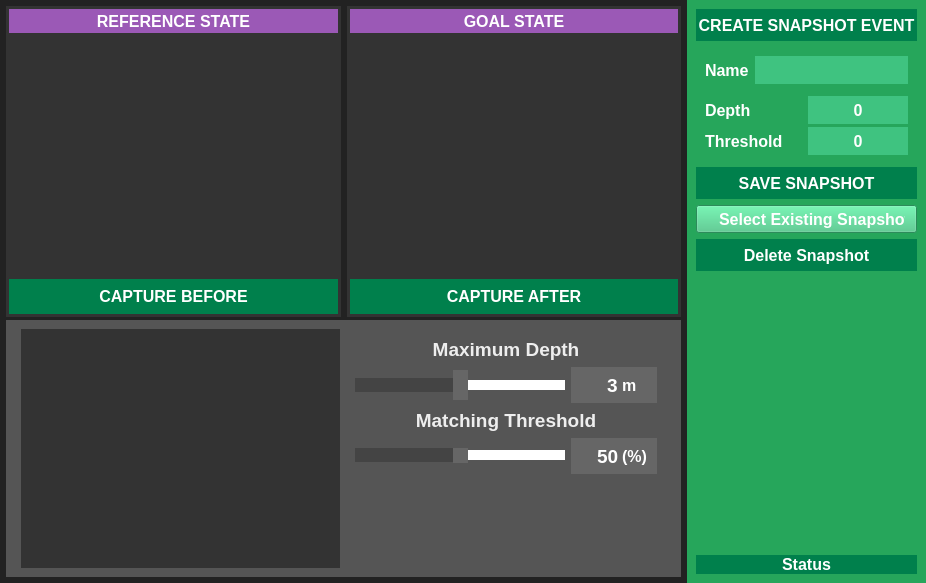
<?xml version="1.0" encoding="UTF-8"?>
<ui version="4.0">
 <class>snapshot_window</class>
 <widget class="QWidget" name="snapshot_window">
  <property name="geometry">
   <rect>
    <x>0</x>
    <y>0</y>
    <width>926</width>
    <height>583</height>
   </rect>
  </property>
  <property name="windowTitle">
   <string>Form</string>
  </property>
  <property name="styleSheet">
   <string notr="true">background-colo</string>
  </property>
  <layout class="QVBoxLayout" name="verticalLayout_2">
   <property name="spacing">
    <number>0</number>
   </property>
   <property name="margin">
    <number>0</number>
   </property>
   <item>
    <widget class="QWidget" name="internal_widget" native="true">
     <layout class="QHBoxLayout" name="horizontalLayout">
      <property name="spacing">
       <number>0</number>
      </property>
      <property name="margin">
       <number>0</number>
      </property>
      <item>
       <widget class="QFrame" name="visualization_frame">
        <property name="styleSheet">
         <string notr="true">background-color:#222</string>
        </property>
        <property name="frameShape">
         <enum>QFrame::NoFrame</enum>
        </property>
        <property name="frameShadow">
         <enum>QFrame::Raised</enum>
        </property>
        <layout class="QVBoxLayout" name="verticalLayout">
         <property name="spacing">
          <number>3</number>
         </property>
         <property name="margin">
          <number>6</number>
         </property>
         <item>
          <widget class="QWidget" name="before_after_widget" native="true">
           <layout class="QHBoxLayout" name="horizontalLayout_2">
            <property name="margin">
             <number>0</number>
            </property>
            <item>
             <widget class="QFrame" name="frame">
              <property name="styleSheet">
               <string notr="true">color:#ffffff;background-color:#333333</string>
              </property>
              <property name="frameShape">
               <enum>QFrame::NoFrame</enum>
              </property>
              <property name="frameShadow">
               <enum>QFrame::Plain</enum>
              </property>
              <property name="lineWidth">
               <number>0</number>
              </property>
              <layout class="QVBoxLayout" name="verticalLayout_6">
               <property name="spacing">
                <number>3</number>
               </property>
               <property name="margin">
                <number>3</number>
               </property>
               <item>
                <widget class="QLabel" name="label">
                 <property name="minimumSize">
                  <size>
                   <width>0</width>
                   <height>24</height>
                  </size>
                 </property>
                 <property name="font">
                  <font>
                   <pointsize>12</pointsize>
                   <weight>75</weight>
                   <bold>true</bold>
                  </font>
                 </property>
                 <property name="styleSheet">
                  <string notr="true">color:#ffffff; background-color:#9B59B6</string>
                 </property>
                 <property name="text">
                  <string>REFERENCE STATE</string>
                 </property>
                 <property name="alignment">
                  <set>Qt::AlignCenter</set>
                 </property>
                </widget>
               </item>
               <item>
                <widget class="QWidget" name="before_vis" native="true">
                 <property name="minimumSize">
                  <size>
                   <width>320</width>
                   <height>240</height>
                  </size>
                 </property>
                 <layout class="QVBoxLayout" name="verticalLayout_8">
                  <item>
                   <widget class="QLabel" name="before_image_label">
                    <property name="text">
                     <string/>
                    </property>
                    <property name="scaledContents">
                     <bool>true</bool>
                    </property>
                   </widget>
                  </item>
                 </layout>
                </widget>
               </item>
               <item>
                <widget class="QPushButton" name="capture_before_btn">
                 <property name="minimumSize">
                  <size>
                   <width>0</width>
                   <height>35</height>
                  </size>
                 </property>
                 <property name="maximumSize">
                  <size>
                   <width>16777215</width>
                   <height>36</height>
                  </size>
                 </property>
                 <property name="font">
                  <font>
                   <pointsize>12</pointsize>
                   <weight>75</weight>
                   <bold>true</bold>
                  </font>
                 </property>
                 <property name="focusPolicy">
                  <enum>Qt::NoFocus</enum>
                 </property>
                 <property name="autoFillBackground">
                  <bool>false</bool>
                 </property>
                 <property name="styleSheet">
                  <string notr="true">QPushButton#capture_before_btn { background-color:#00804C;color:#ffffff;border:none } QPushButton#capture_before_btn:hover:!pressed{ background-color:#223F35;color:#ffffff;border:none } QPushButton#capture_before_btn:hover { background-color:#223F35;color:#ffffff;border:none}
QPushButton#capture_before_btn:checked { background-color:#999999;color:#ffffff;border:none}
QPushButton#capture_before_btn:checked:hover { background-color:#bbbbbb;color:#ffffff;border:none}
QPushButton#capture_before_btn:!enabled{ background-color:#444444;color:#ffffff;border:none }</string>
                 </property>
                 <property name="text">
                  <string>CAPTURE BEFORE</string>
                 </property>
                 <property name="flat">
                  <bool>true</bool>
                 </property>
                </widget>
               </item>
              </layout>
             </widget>
            </item>
            <item>
             <widget class="QFrame" name="frame_2">
              <property name="styleSheet">
               <string notr="true">color:#ffffff;background-color:#333333</string>
              </property>
              <property name="frameShape">
               <enum>QFrame::NoFrame</enum>
              </property>
              <property name="frameShadow">
               <enum>QFrame::Plain</enum>
              </property>
              <property name="lineWidth">
               <number>0</number>
              </property>
              <layout class="QVBoxLayout" name="verticalLayout_7">
               <property name="spacing">
                <number>3</number>
               </property>
               <property name="margin">
                <number>3</number>
               </property>
               <item>
                <widget class="QLabel" name="label_2">
                 <property name="minimumSize">
                  <size>
                   <width>0</width>
                   <height>24</height>
                  </size>
                 </property>
                 <property name="font">
                  <font>
                   <pointsize>12</pointsize>
                   <weight>75</weight>
                   <bold>true</bold>
                  </font>
                 </property>
                 <property name="styleSheet">
                  <string notr="true">color:#ffffff; background-color:#9B59B6</string>
                 </property>
                 <property name="text">
                  <string>GOAL STATE</string>
                 </property>
                 <property name="alignment">
                  <set>Qt::AlignCenter</set>
                 </property>
                </widget>
               </item>
               <item>
                <widget class="QWidget" name="after_vis" native="true">
                 <property name="minimumSize">
                  <size>
                   <width>320</width>
                   <height>240</height>
                  </size>
                 </property>
                 <layout class="QVBoxLayout" name="verticalLayout_3">
                  <item>
                   <widget class="QLabel" name="after_image_label">
                    <property name="text">
                     <string/>
                    </property>
                    <property name="scaledContents">
                     <bool>true</bool>
                    </property>
                   </widget>
                  </item>
                 </layout>
                </widget>
               </item>
               <item>
                <widget class="QPushButton" name="capture_after_btn">
                 <property name="minimumSize">
                  <size>
                   <width>0</width>
                   <height>35</height>
                  </size>
                 </property>
                 <property name="maximumSize">
                  <size>
                   <width>16777215</width>
                   <height>36</height>
                  </size>
                 </property>
                 <property name="font">
                  <font>
                   <pointsize>12</pointsize>
                   <weight>75</weight>
                   <bold>true</bold>
                  </font>
                 </property>
                 <property name="focusPolicy">
                  <enum>Qt::NoFocus</enum>
                 </property>
                 <property name="autoFillBackground">
                  <bool>false</bool>
                 </property>
                 <property name="styleSheet">
                  <string notr="true">QPushButton#capture_after_btn { background-color:#00804C;color:#ffffff;border:none } QPushButton#capture_after_btn:hover:!pressed{ background-color:#223F35;color:#ffffff;border:none } QPushButton#capture_after_btn:hover { background-color:#223F35;color:#ffffff;border:none}
QPushButton#capture_after_btn:checked { background-color:#999999;color:#ffffff;border:none}
QPushButton#capture_after_btn:checked:hover { background-color:#bbbbbb;color:#ffffff;border:none}
QPushButton#capture_after_btn:!enabled{ background-color:#444444;color:#ffffff;border:none }</string>
                 </property>
                 <property name="text">
                  <string>CAPTURE AFTER</string>
                 </property>
                 <property name="flat">
                  <bool>true</bool>
                 </property>
                </widget>
               </item>
              </layout>
             </widget>
            </item>
           </layout>
          </widget>
         </item>
         <item>
          <widget class="QWidget" name="result_widget" native="true">
           <property name="minimumSize">
            <size>
             <width>0</width>
             <height>0</height>
            </size>
           </property>
           <property name="styleSheet">
            <string notr="true">background-color:#555555</string>
           </property>
           <layout class="QHBoxLayout" name="horizontalLayout_3">
            <item>
             <spacer name="horizontalSpacer_2">
              <property name="orientation">
               <enum>Qt::Horizontal</enum>
              </property>
              <property name="sizeHint" stdset="0">
               <size>
                <width>40</width>
                <height>20</height>
               </size>
              </property>
             </spacer>
            </item>
            <item>
             <widget class="QWidget" name="difference_vis" native="true">
              <property name="minimumSize">
               <size>
                <width>319</width>
                <height>239</height>
               </size>
              </property>
              <property name="maximumSize">
               <size>
                <width>320</width>
                <height>240</height>
               </size>
              </property>
              <property name="styleSheet">
               <string notr="true">color:#ffffff;background-color:#333333</string>
              </property>
              <layout class="QVBoxLayout" name="verticalLayout_9">
               <item>
                <widget class="QLabel" name="difference_image_label">
                 <property name="maximumSize">
                  <size>
                   <width>16777215</width>
                   <height>16777215</height>
                  </size>
                 </property>
                 <property name="text">
                  <string/>
                 </property>
                 <property name="scaledContents">
                  <bool>true</bool>
                 </property>
                </widget>
               </item>
              </layout>
             </widget>
            </item>
            <item>
             <widget class="QWidget" name="widget" native="true">
              <property name="minimumSize">
               <size>
                <width>320</width>
                <height>0</height>
               </size>
              </property>
              <layout class="QVBoxLayout" name="verticalLayout_10">
               <item>
                <widget class="QLabel" name="label_5">
                 <property name="font">
                  <font>
                   <pointsize>14</pointsize>
                   <weight>75</weight>
                   <bold>true</bold>
                  </font>
                 </property>
                 <property name="styleSheet">
                  <string notr="true">color:#eeeeee</string>
                 </property>
                 <property name="text">
                  <string>Maximum Depth</string>
                 </property>
                 <property name="alignment">
                  <set>Qt::AlignCenter</set>
                 </property>
                </widget>
               </item>
               <item>
                <layout class="QHBoxLayout" name="horizontalLayout_4">
                 <property name="spacing">
                  <number>0</number>
                 </property>
                 <item>
                  <widget class="QSlider" name="depth_slider">
                   <property name="minimumSize">
                    <size>
                     <width>0</width>
                     <height>36</height>
                    </size>
                   </property>
                   <property name="styleSheet">
                    <string notr="true"> QSlider::groove:horizontal {
     height: 10px; 
     background-color:#ffffff;
     margin: 2px 0; }

 QSlider::handle:horizontal {
     background-color:#666666;
     width: 15px;
     height:48px;
     margin: -10px 0; }

QSlider::sub-page:horizontal {
     background-color:#444444;
 }</string>
                   </property>
                   <property name="minimum">
                    <number>10</number>
                   </property>
                   <property name="maximum">
                    <number>90</number>
                   </property>
                   <property name="singleStep">
                    <number>5</number>
                   </property>
                   <property name="pageStep">
                    <number>5</number>
                   </property>
                   <property name="value">
                    <number>50</number>
                   </property>
                   <property name="sliderPosition">
                    <number>50</number>
                   </property>
                   <property name="orientation">
                    <enum>Qt::Horizontal</enum>
                   </property>
                   <property name="invertedAppearance">
                    <bool>false</bool>
                   </property>
                   <property name="invertedControls">
                    <bool>false</bool>
                   </property>
                   <property name="tickPosition">
                    <enum>QSlider::NoTicks</enum>
                   </property>
                   <property name="tickInterval">
                    <number>10</number>
                   </property>
                  </widget>
                 </item>
                 <item>
                  <spacer name="horizontalSpacer_3">
                   <property name="orientation">
                    <enum>Qt::Horizontal</enum>
                   </property>
                   <property name="sizeType">
                    <enum>QSizePolicy::Fixed</enum>
                   </property>
                   <property name="sizeHint" stdset="0">
                    <size>
                     <width>6</width>
                     <height>0</height>
                    </size>
                   </property>
                  </spacer>
                 </item>
                 <item>
                  <widget class="QLineEdit" name="depth_field">
                   <property name="minimumSize">
                    <size>
                     <width>50</width>
                     <height>36</height>
                    </size>
                   </property>
                   <property name="maximumSize">
                    <size>
                     <width>51</width>
                     <height>16777215</height>
                    </size>
                   </property>
                   <property name="font">
                    <font>
                     <pointsize>14</pointsize>
                     <weight>75</weight>
                     <bold>true</bold>
                    </font>
                   </property>
                   <property name="styleSheet">
                    <string notr="true">background-color:#666666 ; color:#ffffff;border:none</string>
                   </property>
                   <property name="text">
                    <string>3</string>
                   </property>
                   <property name="alignment">
                    <set>Qt::AlignRight|Qt::AlignTrailing|Qt::AlignVCenter</set>
                   </property>
                  </widget>
                 </item>
                 <item>
                  <widget class="QLabel" name="label_3">
                   <property name="minimumSize">
                    <size>
                     <width>35</width>
                     <height>0</height>
                    </size>
                   </property>
                   <property name="maximumSize">
                    <size>
                     <width>16777215</width>
                     <height>36</height>
                    </size>
                   </property>
                   <property name="font">
                    <font>
                     <pointsize>12</pointsize>
                     <weight>75</weight>
                     <bold>true</bold>
                    </font>
                   </property>
                   <property name="styleSheet">
                    <string notr="true">background-color:#666666 ; color:#ffffff;border:none</string>
                   </property>
                   <property name="text">
                    <string>m</string>
                   </property>
                  </widget>
                 </item>
                </layout>
               </item>
               <item>
                <widget class="QLabel" name="label_6">
                 <property name="font">
                  <font>
                   <pointsize>14</pointsize>
                   <weight>75</weight>
                   <bold>true</bold>
                  </font>
                 </property>
                 <property name="styleSheet">
                  <string notr="true">color:#eeeeee</string>
                 </property>
                 <property name="text">
                  <string>Matching Threshold</string>
                 </property>
                 <property name="alignment">
                  <set>Qt::AlignCenter</set>
                 </property>
                </widget>
               </item>
               <item>
                <layout class="QHBoxLayout" name="horizontalLayout_5">
                 <property name="spacing">
                  <number>0</number>
                 </property>
                 <item>
                  <widget class="QSlider" name="thresh_slider">
                   <property name="styleSheet">
                    <string notr="true"> QSlider::groove:horizontal {
     height: 10px; 
     background-color:#ffffff;
     margin: 2px 0; }

 QSlider::handle:horizontal {
     background-color:#666666;
     width: 15px;
     height:48px;
     margin: -10px 0; }

QSlider::sub-page:horizontal {
     background-color:#444444;
 }</string>
                   </property>
                   <property name="minimum">
                    <number>10</number>
                   </property>
                   <property name="maximum">
                    <number>90</number>
                   </property>
                   <property name="singleStep">
                    <number>1</number>
                   </property>
                   <property name="pageStep">
                    <number>1</number>
                   </property>
                   <property name="value">
                    <number>50</number>
                   </property>
                   <property name="orientation">
                    <enum>Qt::Horizontal</enum>
                   </property>
                   <property name="tickPosition">
                    <enum>QSlider::NoTicks</enum>
                   </property>
                   <property name="tickInterval">
                    <number>10</number>
                   </property>
                  </widget>
                 </item>
                 <item>
                  <spacer name="horizontalSpacer_4">
                   <property name="orientation">
                    <enum>Qt::Horizontal</enum>
                   </property>
                   <property name="sizeType">
                    <enum>QSizePolicy::Fixed</enum>
                   </property>
                   <property name="sizeHint" stdset="0">
                    <size>
                     <width>6</width>
                     <height>0</height>
                    </size>
                   </property>
                  </spacer>
                 </item>
                 <item>
                  <widget class="QLineEdit" name="thresh_field">
                   <property name="minimumSize">
                    <size>
                     <width>50</width>
                     <height>36</height>
                    </size>
                   </property>
                   <property name="maximumSize">
                    <size>
                     <width>51</width>
                     <height>16777215</height>
                    </size>
                   </property>
                   <property name="font">
                    <font>
                     <pointsize>14</pointsize>
                     <weight>75</weight>
                     <bold>true</bold>
                    </font>
                   </property>
                   <property name="styleSheet">
                    <string notr="true">background-color:#666666 ; color:#ffffff;border:none</string>
                   </property>
                   <property name="text">
                    <string>50</string>
                   </property>
                   <property name="alignment">
                    <set>Qt::AlignRight|Qt::AlignTrailing|Qt::AlignVCenter</set>
                   </property>
                  </widget>
                 </item>
                 <item>
                  <widget class="QLabel" name="label_4">
                   <property name="minimumSize">
                    <size>
                     <width>35</width>
                     <height>0</height>
                    </size>
                   </property>
                   <property name="maximumSize">
                    <size>
                     <width>16777215</width>
                     <height>36</height>
                    </size>
                   </property>
                   <property name="font">
                    <font>
                     <pointsize>12</pointsize>
                     <weight>75</weight>
                     <bold>true</bold>
                    </font>
                   </property>
                   <property name="styleSheet">
                    <string notr="true">background-color:#666666 ; color:#ffffff;border:none</string>
                   </property>
                   <property name="text">
                    <string>(%)</string>
                   </property>
                  </widget>
                 </item>
                </layout>
               </item>
               <item>
                <spacer name="verticalSpacer">
                 <property name="orientation">
                  <enum>Qt::Vertical</enum>
                 </property>
                 <property name="sizeHint" stdset="0">
                  <size>
                   <width>20</width>
                   <height>40</height>
                  </size>
                 </property>
                </spacer>
               </item>
              </layout>
             </widget>
            </item>
            <item>
             <spacer name="horizontalSpacer">
              <property name="orientation">
               <enum>Qt::Horizontal</enum>
              </property>
              <property name="sizeHint" stdset="0">
               <size>
                <width>40</width>
                <height>20</height>
               </size>
              </property>
             </spacer>
            </item>
           </layout>
          </widget>
         </item>
        </layout>
       </widget>
      </item>
      <item>
       <widget class="QWidget" name="option_widget" native="true">
        <property name="minimumSize">
         <size>
          <width>239</width>
          <height>0</height>
         </size>
        </property>
        <property name="maximumSize">
         <size>
          <width>240</width>
          <height>16777215</height>
         </size>
        </property>
        <property name="styleSheet">
         <string notr="true">background-color:#26A65B ; color:#ffffff</string>
        </property>
        <layout class="QVBoxLayout" name="verticalLayout_4">
         <item>
          <widget class="QPushButton" name="create_event_btn">
           <property name="minimumSize">
            <size>
             <width>0</width>
             <height>32</height>
            </size>
           </property>
           <property name="font">
            <font>
             <pointsize>12</pointsize>
             <weight>75</weight>
             <bold>true</bold>
            </font>
           </property>
           <property name="focusPolicy">
            <enum>Qt::NoFocus</enum>
           </property>
           <property name="autoFillBackground">
            <bool>false</bool>
           </property>
           <property name="styleSheet">
            <string notr="true">QPushButton#create_event_btn { background-color:#00804C;color:#ffffff;border:none } QPushButton#create_event_btn:hover:!pressed{ background-color:#223F35;color:#ffffff;border:none } QPushButton#create_event_btn:hover { background-color:#223F35;color:#ffffff;border:none }</string>
           </property>
           <property name="text">
            <string>CREATE SNAPSHOT EVENT</string>
           </property>
           <property name="flat">
            <bool>true</bool>
           </property>
          </widget>
         </item>
         <item>
          <widget class="QWidget" name="create_widget" native="true">
           <layout class="QVBoxLayout" name="verticalLayout_12">
            <property name="spacing">
             <number>3</number>
            </property>
            <property name="margin">
             <number>0</number>
            </property>
            <item>
             <widget class="QWidget" name="widget_3" native="true">
              <layout class="QGridLayout" name="gridLayout_3">
               <property name="leftMargin">
                <number>9</number>
               </property>
               <property name="rightMargin">
                <number>9</number>
               </property>
               <item row="0" column="0">
                <widget class="QLabel" name="label_7">
                 <property name="maximumSize">
                  <size>
                   <width>16777215</width>
                   <height>150</height>
                  </size>
                 </property>
                 <property name="font">
                  <font>
                   <pointsize>12</pointsize>
                   <weight>75</weight>
                   <bold>true</bold>
                  </font>
                 </property>
                 <property name="styleSheet">
                  <string notr="true">color:#ffffff</string>
                 </property>
                 <property name="text">
                  <string>Name</string>
                 </property>
                </widget>
               </item>
               <item row="0" column="1">
                <widget class="QLineEdit" name="name_field">
                 <property name="minimumSize">
                  <size>
                   <width>0</width>
                   <height>28</height>
                  </size>
                 </property>
                 <property name="maximumSize">
                  <size>
                   <width>186</width>
                   <height>16777215</height>
                  </size>
                 </property>
                 <property name="font">
                  <font>
                   <pointsize>12</pointsize>
                   <weight>75</weight>
                   <bold>true</bold>
                  </font>
                 </property>
                 <property name="styleSheet">
                  <string notr="true">background-color:#3FC380 ; color:#ffffff</string>
                 </property>
                 <property name="text">
                  <string/>
                 </property>
                 <property name="frame">
                  <bool>false</bool>
                 </property>
                </widget>
               </item>
              </layout>
             </widget>
            </item>
            <item>
             <widget class="QWidget" name="widget_4" native="true">
              <layout class="QHBoxLayout" name="horizontalLayout_6">
               <property name="spacing">
                <number>3</number>
               </property>
               <property name="leftMargin">
                <number>9</number>
               </property>
               <property name="topMargin">
                <number>0</number>
               </property>
               <property name="rightMargin">
                <number>9</number>
               </property>
               <property name="bottomMargin">
                <number>0</number>
               </property>
               <item>
                <widget class="QLabel" name="label_8">
                 <property name="font">
                  <font>
                   <pointsize>12</pointsize>
                   <weight>75</weight>
                   <bold>true</bold>
                  </font>
                 </property>
                 <property name="text">
                  <string>Depth</string>
                 </property>
                </widget>
               </item>
               <item>
                <widget class="QLabel" name="event_depth_field">
                 <property name="minimumSize">
                  <size>
                   <width>0</width>
                   <height>28</height>
                  </size>
                 </property>
                 <property name="font">
                  <font>
                   <pointsize>12</pointsize>
                   <weight>75</weight>
                   <bold>true</bold>
                  </font>
                 </property>
                 <property name="styleSheet">
                  <string notr="true">background-color:#3FC380 ; color:#ffffff</string>
                 </property>
                 <property name="text">
                  <string>0</string>
                 </property>
                 <property name="alignment">
                  <set>Qt::AlignCenter</set>
                 </property>
                </widget>
               </item>
              </layout>
             </widget>
            </item>
            <item>
             <widget class="QWidget" name="widget_6" native="true">
              <layout class="QHBoxLayout" name="horizontalLayout_7">
               <property name="spacing">
                <number>3</number>
               </property>
               <property name="leftMargin">
                <number>9</number>
               </property>
               <property name="topMargin">
                <number>0</number>
               </property>
               <property name="rightMargin">
                <number>9</number>
               </property>
               <property name="bottomMargin">
                <number>0</number>
               </property>
               <item>
                <widget class="QLabel" name="label_10">
                 <property name="font">
                  <font>
                   <pointsize>12</pointsize>
                   <weight>75</weight>
                   <bold>true</bold>
                  </font>
                 </property>
                 <property name="text">
                  <string>Threshold</string>
                 </property>
                </widget>
               </item>
               <item>
                <widget class="QLabel" name="event_thresh_field">
                 <property name="minimumSize">
                  <size>
                   <width>0</width>
                   <height>28</height>
                  </size>
                 </property>
                 <property name="font">
                  <font>
                   <pointsize>12</pointsize>
                   <weight>75</weight>
                   <bold>true</bold>
                  </font>
                 </property>
                 <property name="styleSheet">
                  <string notr="true">background-color:#3FC380 ; color:#ffffff</string>
                 </property>
                 <property name="text">
                  <string>0</string>
                 </property>
                 <property name="alignment">
                  <set>Qt::AlignCenter</set>
                 </property>
                </widget>
               </item>
              </layout>
             </widget>
            </item>
           </layout>
          </widget>
         </item>
         <item>
          <widget class="QWidget" name="widget_2" native="true">
           <layout class="QVBoxLayout" name="verticalLayout_11">
            <property name="spacing">
             <number>3</number>
            </property>
            <property name="margin">
             <number>0</number>
            </property>
           </layout>
          </widget>
         </item>
         <item>
          <widget class="QPushButton" name="save_snapshot_btn">
           <property name="minimumSize">
            <size>
             <width>0</width>
             <height>32</height>
            </size>
           </property>
           <property name="font">
            <font>
             <pointsize>12</pointsize>
             <weight>75</weight>
             <bold>true</bold>
            </font>
           </property>
           <property name="focusPolicy">
            <enum>Qt::NoFocus</enum>
           </property>
           <property name="autoFillBackground">
            <bool>false</bool>
           </property>
           <property name="styleSheet">
            <string notr="true">QPushButton#save_snapshot_btn { background-color:#00804C;color:#ffffff;border:none } QPushButton#save_snapshot_btn:hover:!pressed{ background-color:#223F35;color:#ffffff;border:none } QPushButton#save_snapshot_btn:hover { background-color:#223F35;color:#ffffff;border:none }</string>
           </property>
           <property name="text">
            <string>SAVE SNAPSHOT</string>
           </property>
           <property name="flat">
            <bool>true</bool>
           </property>
          </widget>
         </item>
         <item>
          <widget class="QComboBox" name="select_existing_combo">
           <property name="minimumSize">
            <size>
             <width>0</width>
             <height>28</height>
            </size>
           </property>
           <property name="font">
            <font>
             <pointsize>12</pointsize>
             <weight>75</weight>
             <bold>true</bold>
            </font>
           </property>
           <property name="cursor">
            <cursorShape>ArrowCursor</cursorShape>
           </property>
           <property name="focusPolicy">
            <enum>Qt::NoFocus</enum>
           </property>
           <property name="contextMenuPolicy">
            <enum>Qt::NoContextMenu</enum>
           </property>
           <property name="styleSheet">
            <string notr="true">QComboBox#select_existing_combo {
    color:#ffffff;
    padding: 1px 1px 1px 22px; /*This makes text colour work*/
    text-align: center;
}
QComboBox#select_existing_combo:editable {
    background: #00804C; color:#ffffff;
}

QComboBox#select_existing_combo:!editable, QComboBox::drop-down:editable {
     background: #3FC380; color:#ffffff;
}

/* QComboBox gets the &quot;on&quot; state when the popup is open */
QComboBox#select_existing_combo:!editable:on, QComboBox::drop-down:editable:on {
    background: #3FC380; color:#ffffff;
}

QComboBox#select_existing_combo:on { /* shift the text when the popup opens */
    padding-top: 3px;
    padding-left: 4px;
    border:none;
    color:#ffffff;
}

QComboBox#select_existing_combo::drop-down {
    subcontrol-origin: padding;
    subcontrol-position: top right;
    width: 10px;
    border-left-width: 0px;
    border-left-style: solid; 
    color: #ffffff


}

QComboBox#select_existing_combo::down-arrow {
    image: url(/usr/share/icons/crystalsvg/16x16/actions/1downarrow.png);
}

QComboBox#select_existing_combo::down-arrow:on { /* shift the arrow when popup is open */
    top: 1px;
    left: 1px; color:#ffffff;
}</string>
           </property>
           <property name="frame">
            <bool>false</bool>
           </property>
           <item>
            <property name="text">
             <string>Select Existing Snapshot</string>
            </property>
           </item>
          </widget>
         </item>
         <item>
          <widget class="QPushButton" name="delete_snapshot_btn">
           <property name="minimumSize">
            <size>
             <width>0</width>
             <height>32</height>
            </size>
           </property>
           <property name="font">
            <font>
             <pointsize>12</pointsize>
             <weight>75</weight>
             <bold>true</bold>
            </font>
           </property>
           <property name="autoFillBackground">
            <bool>false</bool>
           </property>
           <property name="styleSheet">
            <string notr="true">QPushButton#delete_snapshot_btn { background-color:#00804C;color:#ffffff;border:none } QPushButton#delete_snapshot_btn:hover:!pressed{ background-color:#223F35;color:#ffffff;border:none } QPushButton#delete_snapshot_btn:hover { background-color:#223F35;color:#ffffff;border:none }</string>
           </property>
           <property name="text">
            <string>Delete Snapshot</string>
           </property>
           <property name="flat">
            <bool>true</bool>
           </property>
          </widget>
         </item>
         <item>
          <spacer name="verticalSpacer_2">
           <property name="orientation">
            <enum>Qt::Vertical</enum>
           </property>
           <property name="sizeHint" stdset="0">
            <size>
             <width>20</width>
             <height>40</height>
            </size>
           </property>
          </spacer>
         </item>
         <item>
          <widget class="QWidget" name="widget_5" native="true">
           <layout class="QVBoxLayout" name="verticalLayout_5">
            <property name="spacing">
             <number>0</number>
            </property>
            <property name="margin">
             <number>0</number>
            </property>
            <item>
             <widget class="QLabel" name="status_label">
              <property name="font">
               <font>
                <pointsize>12</pointsize>
                <weight>75</weight>
                <bold>true</bold>
               </font>
              </property>
              <property name="autoFillBackground">
               <bool>false</bool>
              </property>
              <property name="styleSheet">
               <string notr="true">background-color:#00804C; color:#ffffff</string>
              </property>
              <property name="text">
               <string>Status</string>
              </property>
              <property name="alignment">
               <set>Qt::AlignCenter</set>
              </property>
             </widget>
            </item>
           </layout>
          </widget>
         </item>
        </layout>
       </widget>
      </item>
     </layout>
    </widget>
   </item>
  </layout>
 </widget>
 <resources/>
 <connections/>
</ui>
